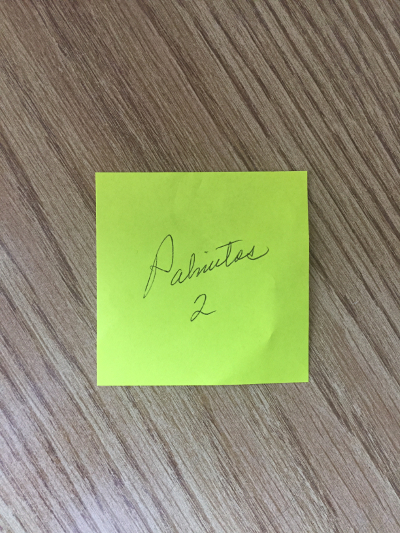
#> input picture images/perspective-01-small.jpg, 400 x 533 px
$ python clahe.py
#> lines starting #> are read from the running program, lines starting #| are printed output that depends on the picture; after the words box and inside, x2 and y2 are one past the last pixel; in counts of white or black regions, pixels touching at a corner belong together
import cv2
import numpy as np


img = cv2.imread('./images/perspective-01-small.jpg', 0)
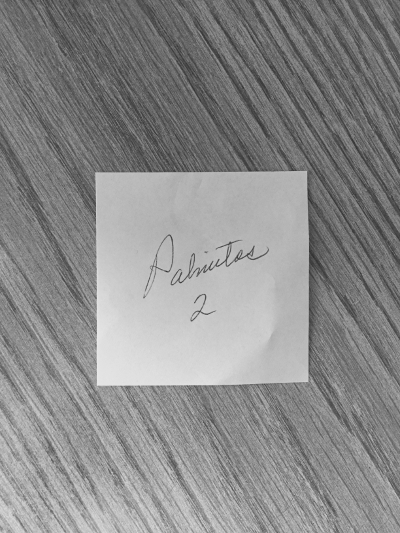
#> img: shape (533, 400); min 49, max 233, mean 138.6
clahe = cv2.createCLAHE(clipLimit=2.0, tileGridSize=(8,8))
cl1 = clahe.apply(img)
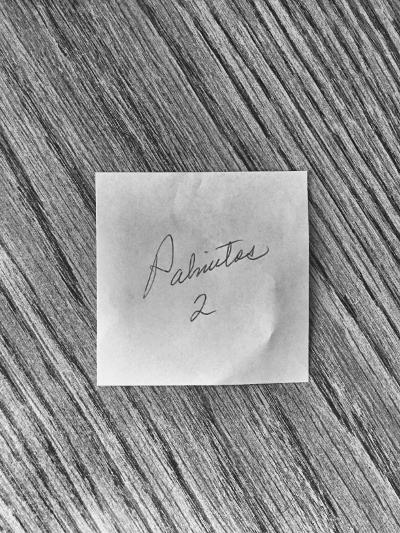
#> cl1: shape (533, 400); min 24, max 245, mean 142.4
_, th1 = cv2.threshold(img,127,255,cv2.THRESH_BINARY+cv2.THRESH_OTSU)
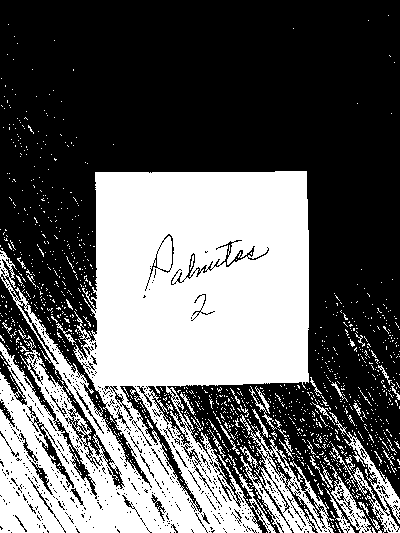
#> th1: shape (533, 400); 38.5% white; 1252 white regions (1200 under 20 px), largest, box (x1, y1, x2, y2) and area: (0, 171, 309, 533) 71628, (240, 414, 334, 533) 3004, (329, 412, 400, 533) 1464
_, th2 = cv2.threshold(cl1,127,255,cv2.THRESH_BINARY+cv2.THRESH_OTSU)
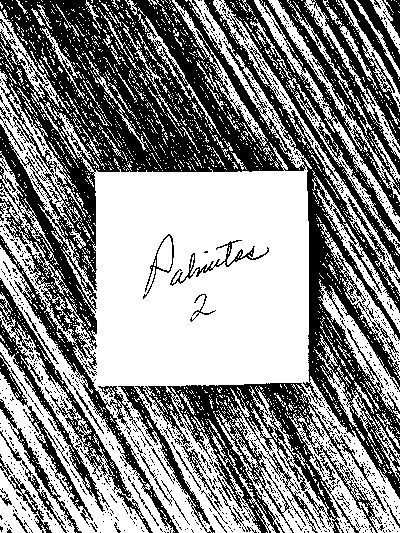
#> th2: shape (533, 400); 54.9% white; 1162 black regions (1094 under 20 px), largest, box (x1, y1, x2, y2) and area: (0, 0, 400, 533) 55682, (224, 0, 400, 272) 12627, (135, 383, 387, 533) 11270

cv2.imshow('original', img)
cv2.imshow('clahe', cl1)
cv2.imshow('thresh original', th1)
cv2.imshow('thresh clahe', th2)

cv2.waitKey(0)
cv2.destroyAllWindows()

$ run again, with images/perspective-02-small.jpg copied over images/perspective-01-small.jpg
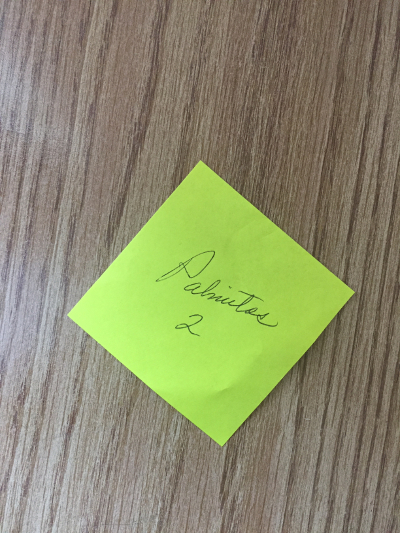
#> input picture images/perspective-02-small.jpg, 400 x 533 px
#> `_, th1 = cv2.threshold(img,127,255,cv2.THRESH_BINARY+cv2.THRESH_OTSU)`:
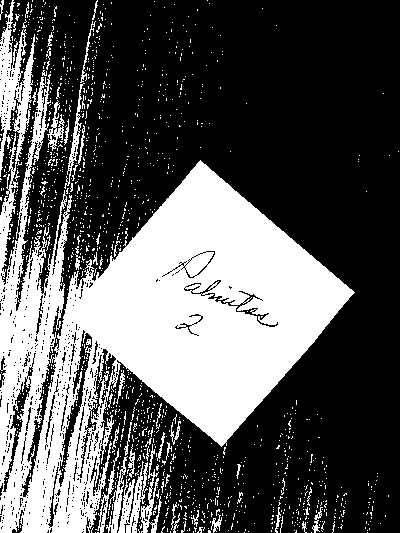
#> th1: shape (533, 400); 35.1% white; 1376 white regions (1327 under 20 px), largest, box (x1, y1, x2, y2) and area: (0, 0, 355, 533) 66806, (118, 461, 148, 533) 862, (140, 444, 162, 533) 510
#> `_, th2 = cv2.threshold(cl1,127,255,cv2.THRESH_BINARY+cv2.THRESH_OTSU)`:
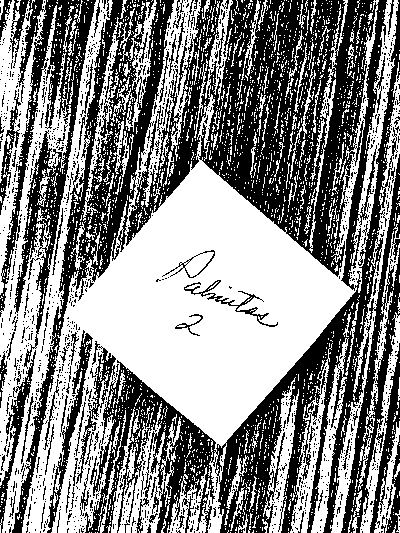
#> th2: shape (533, 400); 53.4% white; 1448 black regions (1368 under 20 px), largest, box (x1, y1, x2, y2) and area: (12, 0, 400, 533) 70000, (0, 0, 96, 369) 9809, (341, 154, 400, 533) 4883

$ run again, with images/perspective-03-small.jpg copied over images/perspective-01-small.jpg
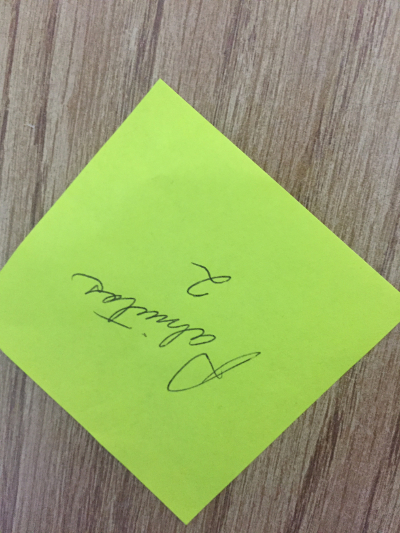
#> input picture images/perspective-03-small.jpg, 400 x 533 px
#> `_, th1 = cv2.threshold(img,127,255,cv2.THRESH_BINARY+cv2.THRESH_OTSU)`:
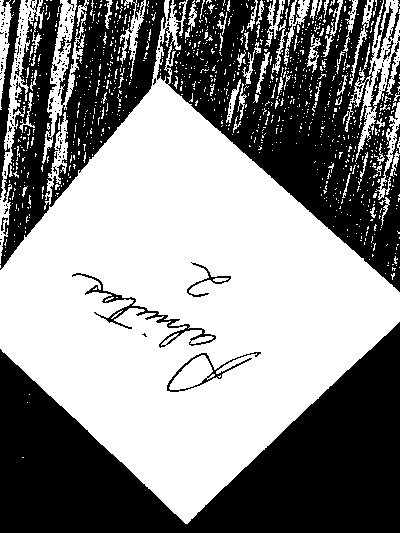
#> th1: shape (533, 400); 54.4% white; 236 black regions (218 under 20 px), largest, box (x1, y1, x2, y2) and area: (0, 322, 400, 533) 41625, (157, 0, 400, 292) 33291, (0, 0, 166, 270) 17805
#> `_, th2 = cv2.threshold(cl1,127,255,cv2.THRESH_BINARY+cv2.THRESH_OTSU)`:
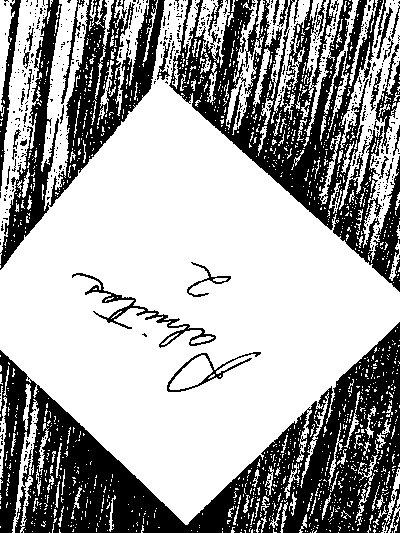
#> th2: shape (533, 400); 64.4% white; 563 black regions (520 under 20 px), largest, box (x1, y1, x2, y2) and area: (0, 322, 400, 533) 33139, (169, 0, 400, 292) 22455, (0, 0, 165, 270) 12521

$ run again, with images/perspective-04-small.jpg copied over images/perspective-01-small.jpg
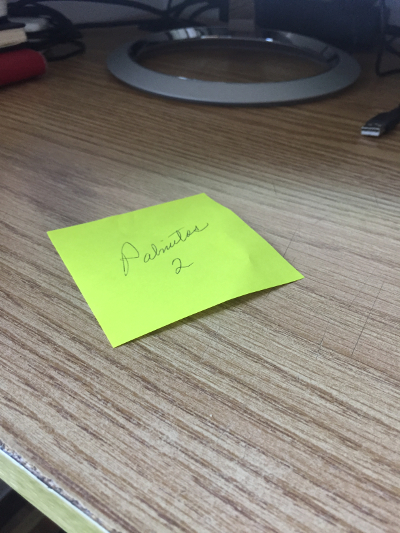
#> input picture images/perspective-04-small.jpg, 400 x 533 px
#> `_, th1 = cv2.threshold(img,127,255,cv2.THRESH_BINARY+cv2.THRESH_OTSU)`:
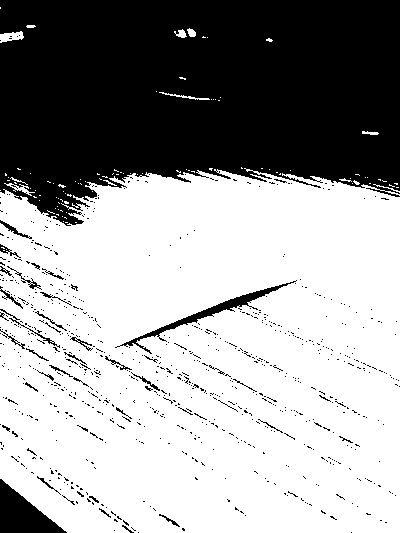
#> th1: shape (533, 400); 62.4% white; 782 black regions (743 under 20 px), largest, box (x1, y1, x2, y2) and area: (0, 0, 400, 226) 73395, (0, 479, 67, 533) 1841, (115, 280, 297, 354) 1133
#> `_, th2 = cv2.threshold(cl1,127,255,cv2.THRESH_BINARY+cv2.THRESH_OTSU)`:
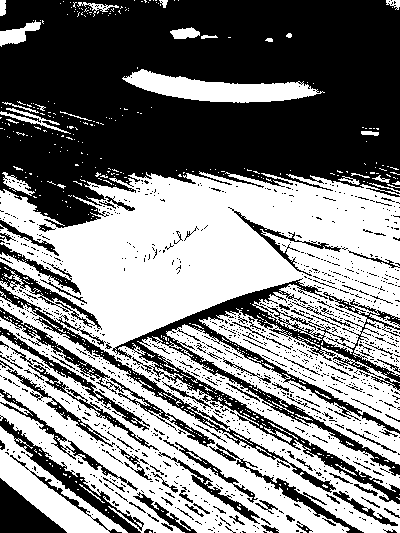
#> th2: shape (533, 400); 50.7% white; 1231 black regions (1118 under 20 px), largest, box (x1, y1, x2, y2) and area: (0, 0, 400, 228) 69189, (112, 278, 400, 504) 10803, (0, 285, 336, 493) 2619
